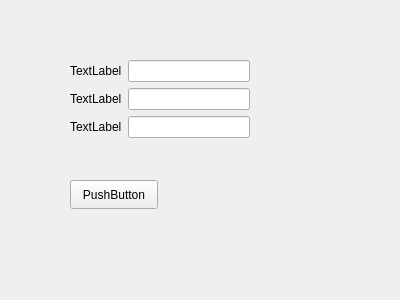
<?xml version="1.0" encoding="UTF-8"?>
<ui version="4.0">
 <class>Form</class>
 <widget class="QWidget" name="Form">
  <property name="geometry">
   <rect>
    <x>0</x>
    <y>0</y>
    <width>400</width>
    <height>300</height>
   </rect>
  </property>
  <property name="windowTitle">
   <string>Form</string>
  </property>
  <widget class="QPushButton" name="pushButton">
   <property name="geometry">
    <rect>
     <x>70</x>
     <y>180</y>
     <width>88</width>
     <height>29</height>
    </rect>
   </property>
   <property name="text">
    <string>PushButton</string>
   </property>
  </widget>
  <widget class="QWidget" name="">
   <property name="geometry">
    <rect>
     <x>70</x>
     <y>60</y>
     <width>180</width>
     <height>101</height>
    </rect>
   </property>
   <layout class="QFormLayout" name="formLayout">
    <item row="0" column="0">
     <widget class="QLabel" name="label">
      <property name="text">
       <string>TextLabel</string>
      </property>
     </widget>
    </item>
    <item row="0" column="1">
     <widget class="QLineEdit" name="lineEdit"/>
    </item>
    <item row="1" column="0">
     <widget class="QLabel" name="label_2">
      <property name="text">
       <string>TextLabel</string>
      </property>
     </widget>
    </item>
    <item row="1" column="1">
     <widget class="QLineEdit" name="lineEdit_2"/>
    </item>
    <item row="2" column="0">
     <widget class="QLabel" name="label_3">
      <property name="text">
       <string>TextLabel</string>
      </property>
     </widget>
    </item>
    <item row="2" column="1">
     <widget class="QLineEdit" name="lineEdit_3"/>
    </item>
   </layout>
  </widget>
 </widget>
 <resources/>
 <connections/>
</ui>
